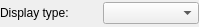
<?xml version="1.0" encoding="UTF-8"?>
<ui version="4.0">
 <class>Ripes::RadixSelectorWidget</class>
 <widget class="QWidget" name="Ripes::RadixSelectorWidget">
  <property name="geometry">
   <rect>
    <x>0</x>
    <y>0</y>
    <width>199</width>
    <height>27</height>
   </rect>
  </property>
  <property name="windowTitle">
   <string notr="true">Form</string>
  </property>
  <layout class="QGridLayout" name="gridLayout">
   <property name="leftMargin">
    <number>0</number>
   </property>
   <property name="topMargin">
    <number>0</number>
   </property>
   <property name="rightMargin">
    <number>0</number>
   </property>
   <property name="bottomMargin">
    <number>0</number>
   </property>
   <item row="0" column="0">
    <layout class="QHBoxLayout" name="horizontalLayout">
     <item>
      <widget class="QLabel" name="label">
       <property name="text">
        <string>Display type:</string>
       </property>
      </widget>
     </item>
     <item>
      <widget class="QComboBox" name="displayType"/>
     </item>
    </layout>
   </item>
  </layout>
 </widget>
 <resources/>
 <connections/>
</ui>
